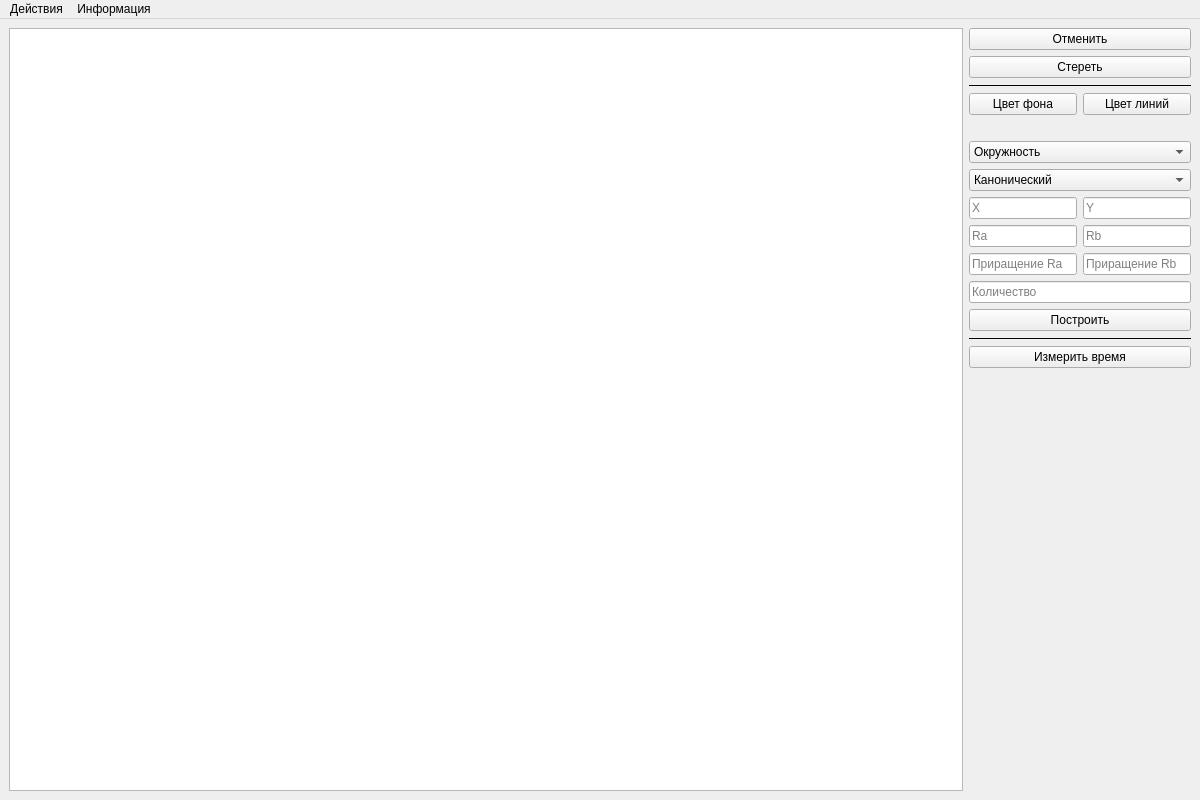
<?xml version="1.0" encoding="UTF-8"?>
<ui version="4.0">
 <class>MainWindow</class>
 <widget class="QMainWindow" name="MainWindow">
  <property name="geometry">
   <rect>
    <x>0</x>
    <y>0</y>
    <width>1200</width>
    <height>800</height>
   </rect>
  </property>
  <property name="minimumSize">
   <size>
    <width>1200</width>
    <height>800</height>
   </size>
  </property>
  <property name="windowTitle">
   <string>Говно</string>
  </property>
  <widget class="QWidget" name="centralwidget">
   <layout class="QHBoxLayout" name="horizontalLayout_6">
    <item>
     <widget class="QGraphicsView" name="canvas">
      <property name="verticalScrollBarPolicy">
       <enum>Qt::ScrollBarAlwaysOff</enum>
      </property>
      <property name="horizontalScrollBarPolicy">
       <enum>Qt::ScrollBarAlwaysOff</enum>
      </property>
      <property name="sizeAdjustPolicy">
       <enum>QAbstractScrollArea::AdjustToContents</enum>
      </property>
     </widget>
    </item>
    <item>
     <layout class="QVBoxLayout" name="verticalLayout_3">
      <item>
       <layout class="QHBoxLayout" name="horizontalLayout_4">
        <item>
         <widget class="QPushButton" name="undoButton">
          <property name="sizePolicy">
           <sizepolicy hsizetype="Minimum" vsizetype="Fixed">
            <horstretch>0</horstretch>
            <verstretch>0</verstretch>
           </sizepolicy>
          </property>
          <property name="text">
           <string>Отменить</string>
          </property>
         </widget>
        </item>
       </layout>
      </item>
      <item>
       <widget class="QPushButton" name="clearButton">
        <property name="sizePolicy">
         <sizepolicy hsizetype="Minimum" vsizetype="Fixed">
          <horstretch>0</horstretch>
          <verstretch>0</verstretch>
         </sizepolicy>
        </property>
        <property name="text">
         <string>Стереть</string>
        </property>
       </widget>
      </item>
      <item>
       <widget class="Line" name="line">
        <property name="frameShadow">
         <enum>QFrame::Plain</enum>
        </property>
        <property name="orientation">
         <enum>Qt::Horizontal</enum>
        </property>
       </widget>
      </item>
      <item>
       <layout class="QHBoxLayout" name="horizontalLayout_5">
        <item>
         <layout class="QVBoxLayout" name="verticalLayout">
          <item>
           <widget class="QPushButton" name="bgColorButton">
            <property name="styleSheet">
             <string notr="true"/>
            </property>
            <property name="text">
             <string>Цвет фона</string>
            </property>
            <property name="flat">
             <bool>false</bool>
            </property>
           </widget>
          </item>
          <item>
           <widget class="QLabel" name="bgColorLabel">
            <property name="text">
             <string/>
            </property>
           </widget>
          </item>
         </layout>
        </item>
        <item>
         <layout class="QVBoxLayout" name="verticalLayout_2">
          <item>
           <widget class="QPushButton" name="lineColorButton">
            <property name="text">
             <string>Цвет линий</string>
            </property>
           </widget>
          </item>
          <item>
           <widget class="QLabel" name="lineColorLabel">
            <property name="text">
             <string/>
            </property>
           </widget>
          </item>
         </layout>
        </item>
       </layout>
      </item>
      <item>
       <widget class="QComboBox" name="typeBox">
        <property name="sizePolicy">
         <sizepolicy hsizetype="Minimum" vsizetype="Fixed">
          <horstretch>0</horstretch>
          <verstretch>0</verstretch>
         </sizepolicy>
        </property>
        <item>
         <property name="text">
          <string>Окружность</string>
         </property>
        </item>
        <item>
         <property name="text">
          <string>Эллипс</string>
         </property>
        </item>
        <item>
         <property name="text">
          <string>Спектр окружностей</string>
         </property>
        </item>
        <item>
         <property name="text">
          <string>Спектр эллипсов</string>
         </property>
        </item>
       </widget>
      </item>
      <item>
       <widget class="QComboBox" name="methodBox">
        <item>
         <property name="text">
          <string>Канонический</string>
         </property>
        </item>
        <item>
         <property name="text">
          <string>Параметрический</string>
         </property>
        </item>
        <item>
         <property name="text">
          <string>Брезенхем</string>
         </property>
        </item>
        <item>
         <property name="text">
          <string>Средняя точка</string>
         </property>
        </item>
       </widget>
      </item>
      <item>
       <layout class="QHBoxLayout" name="horizontalLayout">
        <item>
         <widget class="QLineEdit" name="xInput">
          <property name="sizePolicy">
           <sizepolicy hsizetype="Minimum" vsizetype="Fixed">
            <horstretch>0</horstretch>
            <verstretch>0</verstretch>
           </sizepolicy>
          </property>
          <property name="placeholderText">
           <string>X</string>
          </property>
         </widget>
        </item>
        <item>
         <widget class="QLineEdit" name="yInput">
          <property name="sizePolicy">
           <sizepolicy hsizetype="Minimum" vsizetype="Fixed">
            <horstretch>0</horstretch>
            <verstretch>0</verstretch>
           </sizepolicy>
          </property>
          <property name="placeholderText">
           <string>Y</string>
          </property>
         </widget>
        </item>
       </layout>
      </item>
      <item>
       <layout class="QHBoxLayout" name="horizontalLayout_2">
        <item>
         <widget class="QLineEdit" name="raInput">
          <property name="sizePolicy">
           <sizepolicy hsizetype="Minimum" vsizetype="Fixed">
            <horstretch>0</horstretch>
            <verstretch>0</verstretch>
           </sizepolicy>
          </property>
          <property name="placeholderText">
           <string>Ra</string>
          </property>
         </widget>
        </item>
        <item>
         <widget class="QLineEdit" name="rbInput">
          <property name="sizePolicy">
           <sizepolicy hsizetype="Minimum" vsizetype="Fixed">
            <horstretch>0</horstretch>
            <verstretch>0</verstretch>
           </sizepolicy>
          </property>
          <property name="placeholderText">
           <string>Rb</string>
          </property>
         </widget>
        </item>
       </layout>
      </item>
      <item>
       <layout class="QHBoxLayout" name="horizontalLayout_3">
        <item>
         <widget class="QLineEdit" name="dRaInput">
          <property name="sizePolicy">
           <sizepolicy hsizetype="Minimum" vsizetype="Fixed">
            <horstretch>0</horstretch>
            <verstretch>0</verstretch>
           </sizepolicy>
          </property>
          <property name="placeholderText">
           <string>Приращение Ra</string>
          </property>
         </widget>
        </item>
        <item>
         <widget class="QLineEdit" name="dRbInput">
          <property name="sizePolicy">
           <sizepolicy hsizetype="Minimum" vsizetype="Fixed">
            <horstretch>0</horstretch>
            <verstretch>0</verstretch>
           </sizepolicy>
          </property>
          <property name="placeholderText">
           <string>Приращение Rb</string>
          </property>
         </widget>
        </item>
       </layout>
      </item>
      <item>
       <widget class="QLineEdit" name="nInput">
        <property name="sizePolicy">
         <sizepolicy hsizetype="Minimum" vsizetype="Fixed">
          <horstretch>0</horstretch>
          <verstretch>0</verstretch>
         </sizepolicy>
        </property>
        <property name="placeholderText">
         <string>Количество</string>
        </property>
       </widget>
      </item>
      <item>
       <widget class="QPushButton" name="drawButton">
        <property name="sizePolicy">
         <sizepolicy hsizetype="Minimum" vsizetype="Fixed">
          <horstretch>0</horstretch>
          <verstretch>0</verstretch>
         </sizepolicy>
        </property>
        <property name="text">
         <string>Построить</string>
        </property>
       </widget>
      </item>
      <item>
       <widget class="Line" name="line_2">
        <property name="frameShadow">
         <enum>QFrame::Plain</enum>
        </property>
        <property name="orientation">
         <enum>Qt::Horizontal</enum>
        </property>
       </widget>
      </item>
      <item>
       <widget class="QPushButton" name="timeButton">
        <property name="sizePolicy">
         <sizepolicy hsizetype="Minimum" vsizetype="Fixed">
          <horstretch>0</horstretch>
          <verstretch>0</verstretch>
         </sizepolicy>
        </property>
        <property name="text">
         <string>Измерить время</string>
        </property>
       </widget>
      </item>
      <item>
       <spacer name="verticalSpacer">
        <property name="orientation">
         <enum>Qt::Vertical</enum>
        </property>
        <property name="sizeHint" stdset="0">
         <size>
          <width>20</width>
          <height>40</height>
         </size>
        </property>
       </spacer>
      </item>
     </layout>
    </item>
   </layout>
  </widget>
  <widget class="QMenuBar" name="menubar">
   <property name="geometry">
    <rect>
     <x>0</x>
     <y>0</y>
     <width>1200</width>
     <height>29</height>
    </rect>
   </property>
   <widget class="QMenu" name="menu">
    <property name="title">
     <string>Действия</string>
    </property>
    <addaction name="exitAction"/>
   </widget>
   <widget class="QMenu" name="menu_2">
    <property name="title">
     <string>Информация</string>
    </property>
    <addaction name="authorInfoAction"/>
    <addaction name="programInfoAction"/>
   </widget>
   <addaction name="menu"/>
   <addaction name="menu_2"/>
  </widget>
  <action name="exitAction">
   <property name="text">
    <string>Выход</string>
   </property>
  </action>
  <action name="authorInfoAction">
   <property name="text">
    <string>Об авторе</string>
   </property>
  </action>
  <action name="programInfoAction">
   <property name="text">
    <string>О программе</string>
   </property>
  </action>
 </widget>
 <resources/>
 <connections/>
</ui>
